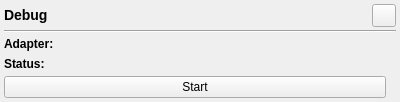
<?xml version="1.0" encoding="UTF-8"?>
<ui version="4.0">
 <class>StatusWidgetBase</class>
 <widget class="QWidget" name="StatusWidgetBase">
  <property name="geometry">
   <rect>
    <x>0</x>
    <y>0</y>
    <width>400</width>
    <height>102</height>
   </rect>
  </property>
  <property name="minimumSize">
   <size>
    <width>200</width>
    <height>0</height>
   </size>
  </property>
  <property name="windowTitle">
   <string>Form</string>
  </property>
  <layout class="QVBoxLayout" name="verticalLayout">
   <property name="spacing">
    <number>3</number>
   </property>
   <property name="leftMargin">
    <number>4</number>
   </property>
   <property name="topMargin">
    <number>4</number>
   </property>
   <property name="rightMargin">
    <number>4</number>
   </property>
   <property name="bottomMargin">
    <number>4</number>
   </property>
   <item>
    <layout class="QHBoxLayout" name="header_layout">
     <item>
      <widget class="QLabel" name="header_label">
       <property name="text">
        <string>&lt;h3&gt;Debug&lt;/h3&gt;</string>
       </property>
      </widget>
     </item>
     <item>
      <widget class="QToolButton" name="settings_button">
       <property name="toolTip">
        <string>Settings</string>
       </property>
       <property name="text">
        <string/>
       </property>
      </widget>
     </item>
    </layout>
   </item>
   <item>
    <widget class="Line" name="line">
     <property name="orientation">
      <enum>Qt::Horizontal</enum>
     </property>
    </widget>
   </item>
   <item>
    <widget class="QLabel" name="adapter_label">
     <property name="text">
      <string>&lt;b&gt;Adapter:&lt;/b&gt;</string>
     </property>
    </widget>
   </item>
   <item>
    <widget class="QLabel" name="status_label">
     <property name="sizePolicy">
      <sizepolicy hsizetype="Preferred" vsizetype="Minimum">
       <horstretch>0</horstretch>
       <verstretch>0</verstretch>
      </sizepolicy>
     </property>
     <property name="text">
      <string>&lt;b&gt;Status:&lt;/b&gt;</string>
     </property>
    </widget>
   </item>
   <item>
    <layout class="QHBoxLayout" name="button_layout">
     <item>
      <widget class="QPushButton" name="start_stop_button">
       <property name="sizePolicy">
        <sizepolicy hsizetype="Expanding" vsizetype="Fixed">
         <horstretch>0</horstretch>
         <verstretch>0</verstretch>
        </sizepolicy>
       </property>
       <property name="text">
        <string>Start</string>
       </property>
       <property name="checkable">
        <bool>false</bool>
       </property>
      </widget>
     </item>
     <item>
      <widget class="QLabel" name="warning_label">
       <property name="sizePolicy">
        <sizepolicy hsizetype="Preferred" vsizetype="Minimum">
         <horstretch>0</horstretch>
         <verstretch>0</verstretch>
        </sizepolicy>
       </property>
       <property name="text">
        <string/>
       </property>
      </widget>
     </item>
    </layout>
   </item>
  </layout>
 </widget>
 <resources/>
 <connections/>
</ui>
